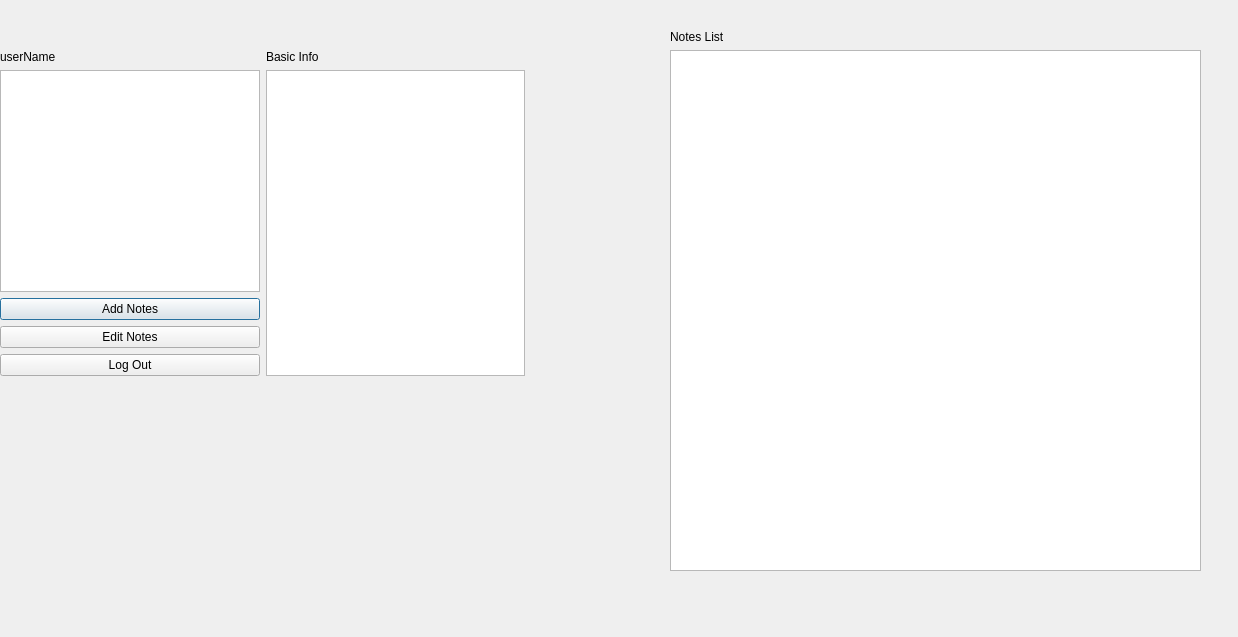
<?xml version="1.0" encoding="UTF-8"?>
<ui version="4.0">
 <class>UserInfo</class>
 <widget class="QDialog" name="UserInfo">
  <property name="geometry">
   <rect>
    <x>0</x>
    <y>0</y>
    <width>1238</width>
    <height>637</height>
   </rect>
  </property>
  <property name="windowTitle">
   <string>Dialog</string>
  </property>
  <widget class="QWidget" name="layoutWidget">
   <property name="geometry">
    <rect>
     <x>670</x>
     <y>30</y>
     <width>531</width>
     <height>541</height>
    </rect>
   </property>
   <layout class="QVBoxLayout" name="verticalLayout">
    <item>
     <widget class="QLabel" name="NotesListLabel">
      <property name="layoutDirection">
       <enum>Qt::LeftToRight</enum>
      </property>
      <property name="text">
       <string>Notes List</string>
      </property>
      <property name="wordWrap">
       <bool>false</bool>
      </property>
     </widget>
    </item>
    <item>
     <widget class="QListView" name="listView"/>
    </item>
   </layout>
  </widget>
  <widget class="QWidget" name="">
   <property name="geometry">
    <rect>
     <x>0</x>
     <y>50</y>
     <width>525</width>
     <height>326</height>
    </rect>
   </property>
   <layout class="QHBoxLayout" name="horizontalLayout">
    <item>
     <layout class="QVBoxLayout" name="verticalLayout_4">
      <item>
       <widget class="QLabel" name="userName">
        <property name="text">
         <string>userName</string>
        </property>
       </widget>
      </item>
      <item>
       <widget class="QGraphicsView" name="userPicture"/>
      </item>
      <item>
       <layout class="QVBoxLayout" name="verticalLayout_2">
        <item>
         <widget class="QPushButton" name="addNoteButton">
          <property name="text">
           <string>Add Notes</string>
          </property>
         </widget>
        </item>
        <item>
         <widget class="QPushButton" name="pushButton_2">
          <property name="text">
           <string>Edit Notes</string>
          </property>
         </widget>
        </item>
        <item>
         <widget class="QPushButton" name="pushButton_3">
          <property name="text">
           <string>Log Out</string>
          </property>
         </widget>
        </item>
       </layout>
      </item>
     </layout>
    </item>
    <item>
     <layout class="QVBoxLayout" name="verticalLayout_3">
      <item>
       <widget class="QLabel" name="label">
        <property name="text">
         <string>Basic Info</string>
        </property>
       </widget>
      </item>
      <item>
       <widget class="QTableView" name="basicInfo"/>
      </item>
     </layout>
    </item>
   </layout>
  </widget>
 </widget>
 <resources/>
 <connections/>
</ui>
